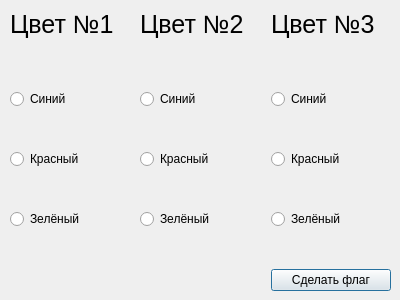
<?xml version="1.0" encoding="UTF-8"?>
<ui version="4.0">
 <class>Dialog</class>
 <widget class="QDialog" name="Dialog">
  <property name="geometry">
   <rect>
    <x>0</x>
    <y>0</y>
    <width>400</width>
    <height>300</height>
   </rect>
  </property>
  <property name="minimumSize">
   <size>
    <width>400</width>
    <height>300</height>
   </size>
  </property>
  <property name="maximumSize">
   <size>
    <width>400</width>
    <height>300</height>
   </size>
  </property>
  <property name="windowTitle">
   <string>Dialog</string>
  </property>
  <property name="styleSheet">
   <string notr="true">QLabel {
font-size: 25px;
}</string>
  </property>
  <widget class="QWidget" name="gridLayoutWidget">
   <property name="geometry">
    <rect>
     <x>10</x>
     <y>0</y>
     <width>381</width>
     <height>301</height>
    </rect>
   </property>
   <layout class="QGridLayout" name="gridLayout" rowstretch="0,0,0,0,0" columnstretch="0,0,0">
    <property name="bottomMargin">
     <number>10</number>
    </property>
    <property name="horizontalSpacing">
     <number>10</number>
    </property>
    <property name="verticalSpacing">
     <number>40</number>
    </property>
    <item row="3" column="1">
     <widget class="QRadioButton" name="radioButton_6">
      <property name="text">
       <string>Зелёный</string>
      </property>
     </widget>
    </item>
    <item row="1" column="2">
     <widget class="QRadioButton" name="radioButton_7">
      <property name="text">
       <string>Синий</string>
      </property>
     </widget>
    </item>
    <item row="2" column="2">
     <widget class="QRadioButton" name="radioButton_8">
      <property name="text">
       <string>Красный</string>
      </property>
     </widget>
    </item>
    <item row="3" column="2">
     <widget class="QRadioButton" name="radioButton_9">
      <property name="text">
       <string>Зелёный</string>
      </property>
     </widget>
    </item>
    <item row="0" column="1">
     <widget class="QLabel" name="label_2">
      <property name="styleSheet">
       <string notr="true"/>
      </property>
      <property name="text">
       <string>Цвет №2</string>
      </property>
     </widget>
    </item>
    <item row="0" column="2">
     <widget class="QLabel" name="label_3">
      <property name="styleSheet">
       <string notr="true"/>
      </property>
      <property name="text">
       <string>Цвет №3</string>
      </property>
     </widget>
    </item>
    <item row="1" column="1">
     <widget class="QRadioButton" name="radioButton_2">
      <property name="text">
       <string>Синий</string>
      </property>
     </widget>
    </item>
    <item row="2" column="0">
     <widget class="QRadioButton" name="radioButton_3">
      <property name="text">
       <string>Красный</string>
      </property>
     </widget>
    </item>
    <item row="3" column="0">
     <widget class="QRadioButton" name="radioButton_4">
      <property name="text">
       <string>Зелёный</string>
      </property>
     </widget>
    </item>
    <item row="2" column="1">
     <widget class="QRadioButton" name="radioButton_5">
      <property name="text">
       <string>Красный</string>
      </property>
     </widget>
    </item>
    <item row="0" column="0">
     <widget class="QLabel" name="label">
      <property name="styleSheet">
       <string notr="true"/>
      </property>
      <property name="text">
       <string>Цвет №1</string>
      </property>
     </widget>
    </item>
    <item row="1" column="0">
     <widget class="QRadioButton" name="radioButton">
      <property name="text">
       <string>Синий</string>
      </property>
     </widget>
    </item>
    <item row="4" column="2">
     <widget class="QPushButton" name="pushButton">
      <property name="text">
       <string>Сделать флаг</string>
      </property>
     </widget>
    </item>
   </layout>
  </widget>
 </widget>
 <resources/>
 <connections/>
</ui>
